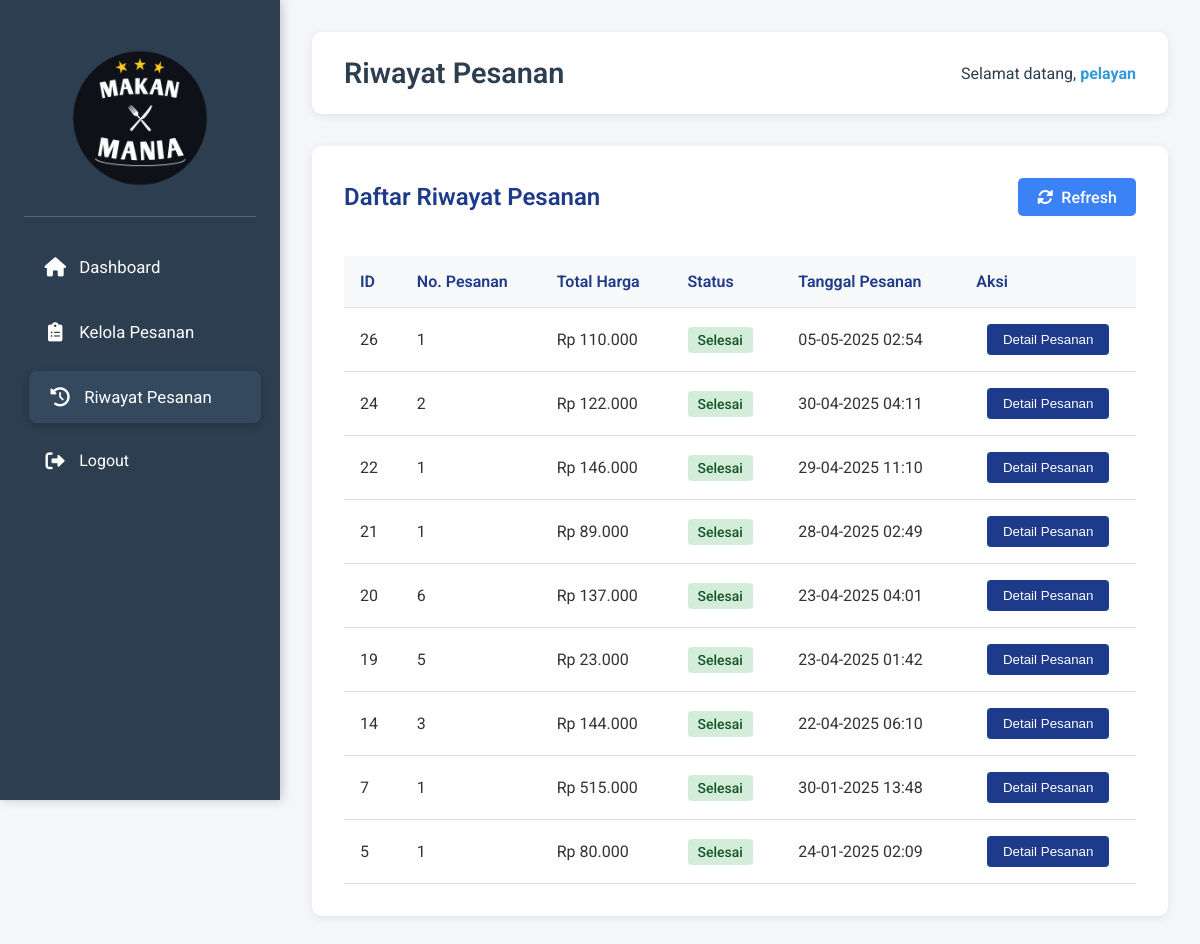
The app's page /pelayan/riwayat-pesanan.php (signed in) with its own data.
### tables this page shows
CREATE TABLE `users` (
  `id` int NOT NULL,
  `username` varchar(50) NOT NULL,
  `password` varchar(255) NOT NULL,
  `role` enum('admin','kasir','pelayan') NOT NULL
);

CREATE TABLE `orders` (
  `id` int NOT NULL,
  `order_number` int NOT NULL,
  `total_price` decimal(10,2) NOT NULL,
  `status` enum('pending','processing','completed','cancelled') DEFAULT 'pending',
  `created_at` timestamp NULL DEFAULT CURRENT_TIMESTAMP
);

### pelayan/riwayat-pesanan.php (the view, shortened to what this page needs)
<?php
require_once('../database/config-login.php');
$user_id = $_SESSION['user_id'];
$query_user = "SELECT username FROM users WHERE id = $user_id";
$result_user = mysqli_query($conn, $query_user);
$user_data = mysqli_fetch_assoc($result_user);
$username = $user_data['username'];
$query_orders = "SELECT id, order_number, total_price, status, created_at FROM orders WHERE status='completed' ORDER BY created_at DESC";
$result_orders = mysqli_query($conn, $query_orders);
?>
<!DOCTYPE html>
<html lang="en">
<head>
    <link rel="stylesheet" href="../css/pelayan-sidebar.css">
    <link rel="stylesheet" href="../css/kelola-pesanan-kasir.css">
    <link rel="stylesheet" href="https://cdnjs.cloudflare.com/ajax/libs/font-awesome/6.0.0/css/all.min.css">
</head>
<body>
    <div class="container">
        <div class="sidebar">
            <div class="logo">
                <img src="../assets/logo.png" alt="Logo Restoran">
            </div>
            <nav>
                <ul>
                    <li>
                        <a href="dashboard.php">
                            <i class="fas fa-home"></i>
                            <span>Dashboard</span>
                        </a>
                    </li>
                    <li>
                        <a href="kelola-pesanan.php">
                            <i class="fas fa-clipboard-list"></i>
                            <span>Kelola Pesanan</span>
                        </a>
                    </li>
                    <li class="active">
                        <a href="riwayat-pesanan.php">
                            <i class="fas fa-history"></i>
                            <span>Riwayat Pesanan</span>
                        </a>
                    </li>
                    <li>
                        <a href="../login.php" class="logout">
                            <i class="fas fa-sign-out-alt"></i> Logout
                        </a>
                    </li>
                </ul>
            </nav>
        </div>
        <div class="main-content">
            <header>
                <h1>Riwayat Pesanan</h1>
                <div class="user-welcome">
                    <p>Selamat datang, <span class="username"><?php echo $username; ?></span></p>
                </div>
            </header>
            <div class="orders-container">
                <div class="order-header">
                    <h2>Daftar Riwayat Pesanan</h2>
                    <div class="refresh-btn" id="refresh-btn">
                        <i class="fas fa-sync-alt"></i> Refresh
                    </div>
                </div>
                <div class="table-container" id="orders-table">
                    <table>
                        <thead>
                            <tr>
                                <th>ID</th>
                                <th>No. Pesanan</th>
                                <th>Total Harga</th>
                                <th>Status</th>
                                <th>Tanggal Pesanan</th>
                                <th>Aksi</th>
                            </tr>
                        </thead>
                        <tbody>
                            <?php if(mysqli_num_rows($result_orders) > 0): ?>
                                <?php while($order = mysqli_fetch_assoc($result_orders)): ?>
                                <tr>
                                    <td><?php echo $order['id']; ?></td>
                                    <td><?php echo $order['order_number']; ?></td>
                                    <td>Rp <?php echo number_format($order['total_price'], 0, ',', '.'); ?></td>
                                    <td>
                                        <span class="status <?php echo $order['status']; ?>">
                                            <?php
                                            switch($order['status']) {
                                                case 'completed':
                                                    echo 'Selesai';
                                                    break;
                                            }
                                            ?>
                                        </span>
                                    </td>
                                    <td><?php echo date('d-m-Y H:i', strtotime($order['created_at'])); ?></td>
                                    <td>
                                        <button class="detail-btn" data-id="<?php echo $order['id']; ?>">
                                            Detail Pesanan
                                        </button>
                                    </td>
                                </tr>
                                <?php endwhile; ?>
                            <?php else: ?>
                                <tr>
                                    <td colspan="6" class="no-data">Tidak ada riwayat pesanan.</td>
                                </tr>
                            <?php endif; ?>
                        </tbody>
                    </table>
                </div>
            </div>
        </div>
    </div>
</body>
</html>

### css/pelayan-sidebar.css (style rules this page uses)
* { margin: 0; padding: 0; box-sizing: border-box; }
body { font-family: 'Roboto', sans-serif; background-color: #f4f7fa; color: #333; }
.container { display: flex; min-height: 100vh; }
.sidebar { width: 280px; background-color: #2c3e50; color: #ffffff; padding: 1.5rem; transition: all 0.3s ease; box-shadow: 2px 0 10px rgba(0,0,0,0.2); position: fixed; height: 100vh; overflow-y: auto; z-index: 100; }
.logo { text-align: center; padding: 1.5rem 0; border-bottom: 1px solid rgba(255, 255, 255, 0.2); margin-bottom: 1.5rem; }
.logo img { width: 140px; height: auto; transition: transform 0.3s ease; }
.sidebar nav ul { list-style: none; padding: 0; margin: 0; }
.sidebar nav ul li { margin-bottom: 0.8rem; }
.sidebar nav ul li a { display: flex; align-items: center; padding: 1rem 1.2rem; color: white; text-decoration: none; border-radius: 8px; transition: all 0.3s ease; }
.sidebar nav ul li a i { margin-right: 12px; font-size: 1.2rem; width: 24px; text-align: center; }
.sidebar nav ul li a span { font-size: 1.05rem; }
.sidebar nav ul li a:hover, .sidebar nav ul li.active a { background-color: #34495e; transform: translateX(5px); box-shadow: 0 3px 8px rgba(0,0,0,0.2); }
.main-content { flex: 1; padding: 2rem; margin-left: 280px; background-color: #f5f6fa; transition: all 0.3s ease; }
header { background-color: white; padding: 1.5rem 2rem; border-radius: 10px; box-shadow: 0 2px 10px rgba(0,0,0,0.08); margin-bottom: 2rem; display: flex; justify-content: space-between; align-items: center; }
header h1 { color: #2c3e50; font-size: 1.8rem; font-weight: 600; }
.user-welcome { color: #2c3e50; font-size: 1rem; display: flex; align-items: center; gap: 10px; }
.user-welcome .username { font-weight: bold; color: #3498db; }

### css/kelola-pesanan-kasir.css (style rules this page uses)
* { margin: 0; padding: 0; box-sizing: border-box; }
body { font-family: 'Roboto', sans-serif; background-color: #f4f7fa; color: #333; }
.orders-container { background-color: white; border-radius: 10px; box-shadow: 0 2px 10px rgba(0,0,0,0.08); padding: 2rem; margin-bottom: 2rem; }
.order-header { display: flex; justify-content: space-between; align-items: center; margin-bottom: 1.5rem; }
.order-header h2 { color: #1e3a8a; font-size: 1.5rem; font-weight: 600; }
.refresh-btn { display: flex; align-items: center; padding: 0.6rem 1.2rem; background-color: #3b82f6; color: white; border-radius: 5px; cursor: pointer; transition: all 0.3s ease; font-weight: 500; }
.refresh-btn i { margin-right: 0.5rem; }
.table-container { overflow-x: auto; }
table { width: 100%; border-collapse: collapse; margin-top: 1rem; }
table th, table td { padding: 1rem; text-align: left; border-bottom: 1px solid #e0e0e0; }
table th { background-color: #f8f9fa; color: #1e3a8a; font-weight: 600; }
table td:last-child { text-align: center; }
.detail-btn { padding: 0.5rem 1rem; background-color: #1e3a8a; color: white; border: none; border-radius: 4px; cursor: pointer; transition: all 0.3s ease; }
.status { padding: 5px 10px; border-radius: 4px; font-weight: 500; font-size: 14px; }
.status.completed { background-color: #d4edda; color: #155724; }

### records on screen
users: username "pelayan"
orders: id "26", order_number "1", total_price "110.000", status "Selesai", created_at "05-05-2025 02:54"
orders: id "24", order_number "2", total_price "122.000", status "Selesai", created_at "30-04-2025 04:11"
orders: id "22", order_number "1", total_price "146.000", status "Selesai", created_at "29-04-2025 11:10"
orders: id "21", order_number "1", total_price "89.000", status "Selesai", created_at "28-04-2025 02:49"
orders: id "20", order_number "6", total_price "137.000", status "Selesai", created_at "23-04-2025 04:01"
orders: id "19", order_number "5", total_price "23.000", status "Selesai", created_at "23-04-2025 01:42"
orders: id "14", order_number "3", total_price "144.000", status "Selesai", created_at "22-04-2025 06:10"
orders: id "7", order_number "1", total_price "515.000", status "Selesai", created_at "30-01-2025 13:48"
orders: id "5", order_number "1", total_price "80.000", status "Selesai", created_at "24-01-2025 02:09"
